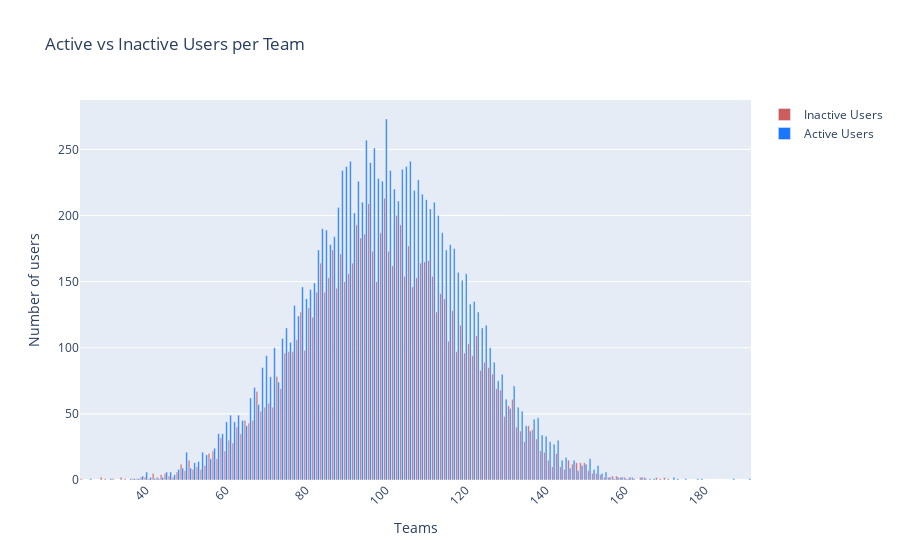

The notebook cell saved with this chart:
### Markdown cell above
From the total of 21,235 users, 12,045 are active and 9,190 inactives.

### Code cell
# Inactive Users
ina = useractivity.groupby('team_id').agg({
    'user_id':'count',
    'inactive':sum})
ina['active'] = ina.user_id - ina.inactive

fig = go.Figure()
fig.add_trace(go.Bar(
    x=ina.index,
    y=ina.inactive,
    name='Inactive Users',
    marker_color='indianred'
))
fig.add_trace(go.Bar(
    x=ina.index,
    y=ina.active,
    name='Active Users',
    marker_color='rgb(26, 118, 255)'
))
fig.update_layout(barmode='group', xaxis_tickangle=-45,
                    yaxis = dict(title = 'Number of users'),
                    xaxis = dict(title = 'Teams'),
                    title = 'Active vs Inactive Users per Team')
fig.show()

### Figure 1 — Plotly figure (JSON) as saved in the notebook; plotly's stock layout.template omitted (floating-point values rounded to 4 significant figures; data arrays with more than 128 entries replaced by an {"elided": "..."} marker saying what was removed)
{"data": [{"marker": {"color": "indianred"}, "name": "Inactive Users", "type": "bar", "x": {"elided": "150 int values"}, "y": {"elided": "150 int values"}}, {"marker": {"color": "rgb(26, 118, 255)"}, "name": "Active Users", "type": "bar", "x": {"elided": "150 int values"}, "y": {"elided": "150 int values"}}], "layout": {"autosize": true, "barmode": "group", "title": {"text": "Active vs Inactive Users per Team"}, "xaxis": {"autorange": true, "range": [23.5, 191.5], "tickangle": -45, "title": {"text": "Teams"}, "type": "linear"}, "yaxis": {"autorange": true, "range": [0, 287.4], "title": {"text": "Number of users"}, "type": "linear"}}}
